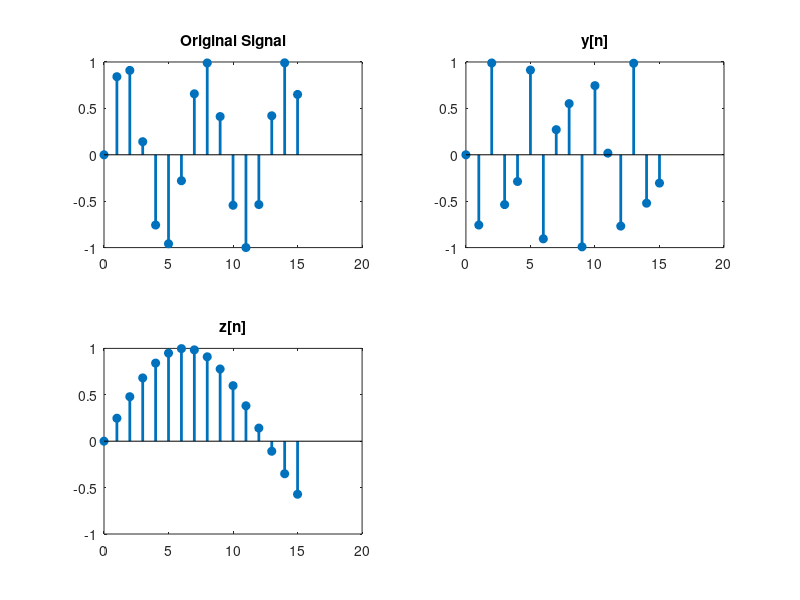

MATLAB code to generate this figure:
n= 0:15;
L = 2;
x = sin(n);
close all;

subplot(2,2,1);
stem(n,x,"filled","linewidth",2)
title("Original Signal")

subplot(2,2,2)
a = n.*L;
y = sin(L.*a);
stem(n,y,"filled","linewidth",2)
title("y[n]")

subplot(2,2,3)
b = n./L;
z = sin(b./L);
stem(n,z,"filled","linewidth",2)
title("z[n]")

